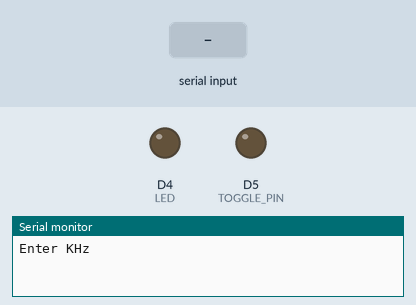
Simulated run of this sketch. Board: ESP8266 (NodeMCU). Shown: output pins drawn as LEDs (lit = HIGH), the last lines printed to the serial monitor. Inputs (shaded band) come from the test bench.

Above: at 0.8 s.
0.9 s: "30,150\n" received over Serial
At 1.6 s:
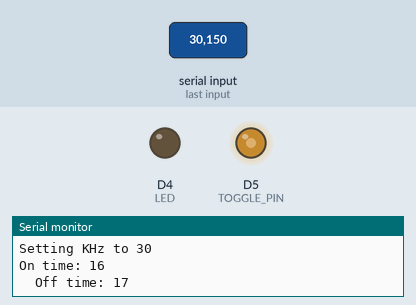
Timing chart, 0 to 3.9 s (numbered marks = the images above; inputs shaded):
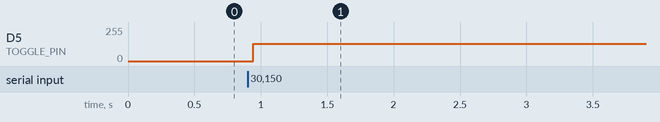

Measured:
- after the input at 0.9 s, D5 (TOGGLE_PIN): 0/255 → 129/255 at once

The sketch:

ultrasonic.ino
```cpp
#include <ESP8266WiFi.h>

#define LED LED_BUILTIN // Note, LED goes on when this pin driven low.
#define LEDPERIOD 100  // in milliseconds
#define TOGGLE_PIN D5


unsigned long next_flip;
unsigned long on_time, off_time;
unsigned char state;

void setup() {
  String s;
  unsigned long k, p;

  pinMode(LED, OUTPUT);
  pinMode(TOGGLE_PIN, OUTPUT);

  Serial.begin(9600);
  do {
    Serial.println("Enter KHz");
    s = Serial.readStringUntil('\n');
    k = s.toInt();
  } while (k <= 0 || k > 60);
  Serial.print("Setting KHz to ");
  Serial.println(k);

  p = 1000 / k; // the period in microseconds
  on_time = p / 2;
  off_time = p - on_time;
  Serial.print("On time: ");
  Serial.println(on_time);
  Serial.print("  Off time: ");
  Serial.println(off_time);

  state = 0;
  next_flip = micros() + off_time;
}

void loop() {
  if (micros() > next_flip) {
    if (state) {
      state = 0;
      next_flip += off_time;
      digitalWrite(TOGGLE_PIN, LOW);
    } else {
      state = 1;
      next_flip += on_time;
      digitalWrite(TOGGLE_PIN, HIGH);
    }
  }
}
```
